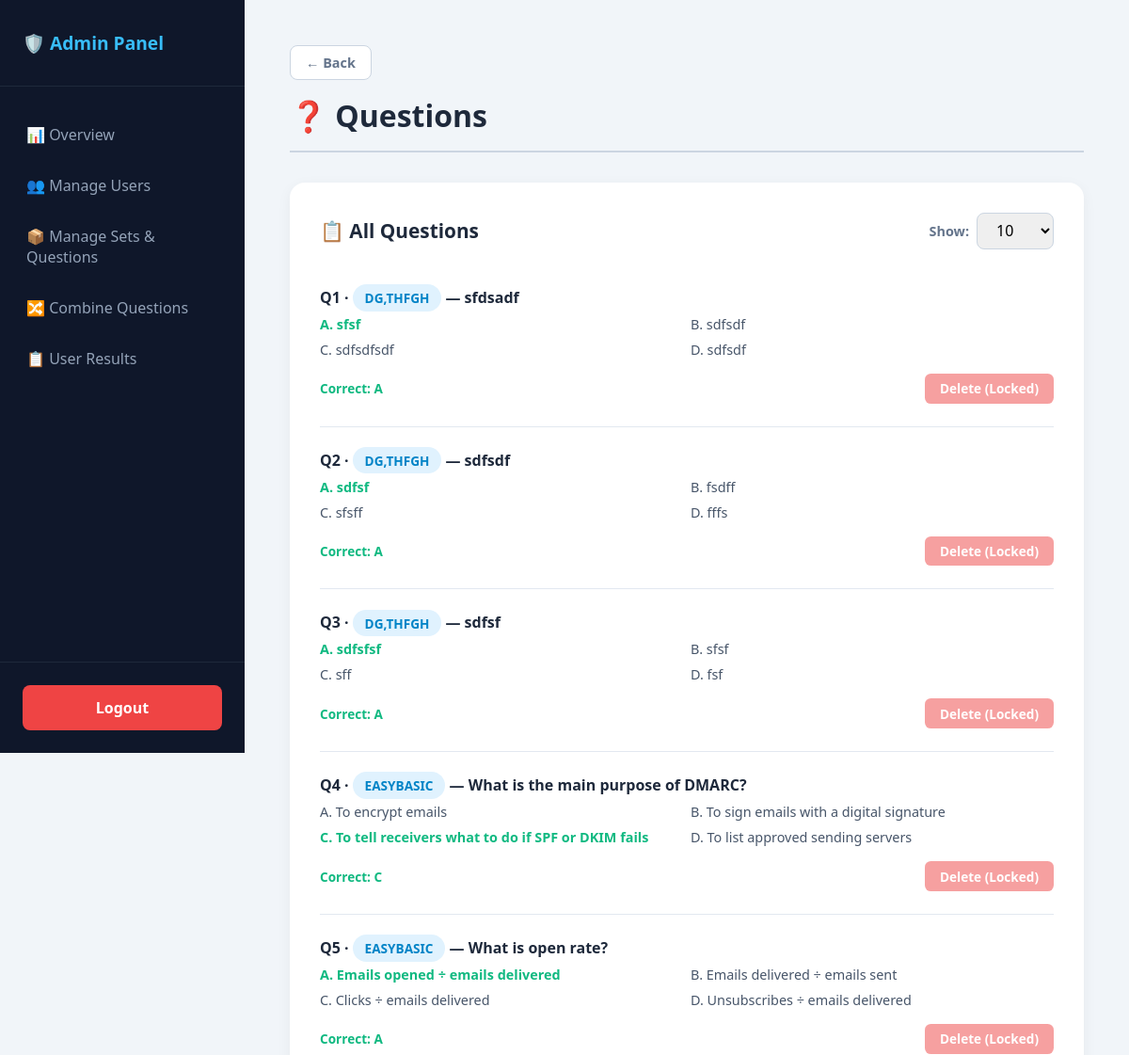
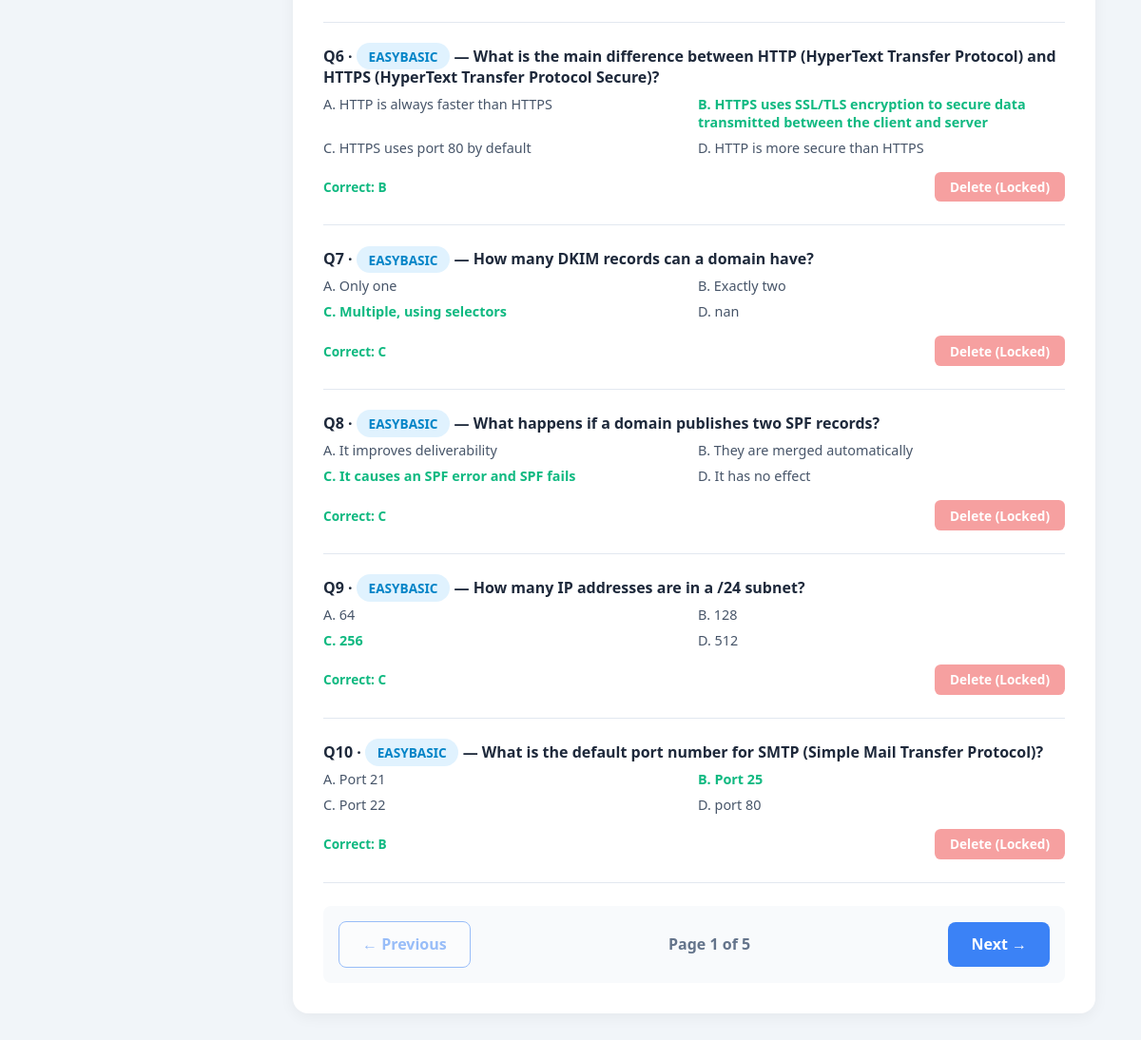
Screenshot of /admin/questions (signed in) with the database file from the repository (2 pictures, top to bottom).
### tables this page shows
CREATE TABLE questions (
            id INTEGER PRIMARY KEY AUTOINCREMENT,
            set_name TEXT NOT NULL,
            question TEXT NOT NULL,
            option_a TEXT NOT NULL,
            option_b TEXT NOT NULL,
            option_c TEXT NOT NULL,
            option_d TEXT NOT NULL,
            correct_option TEXT NOT NULL
        );

### app.py (the view)
@app.route("/admin/questions")
def admin_questions():
    if not session.get("is_admin"):
        return redirect(url_for("login"))
    filter_set = request.args.get("set", "").strip()
    conn = get_db()
    if filter_set:
        questions = conn.execute("""
            SELECT MIN(id) as id,
                   GROUP_CONCAT(DISTINCT set_name) as set_name,
                   question, option_a, option_b, option_c, option_d, correct_option
            FROM questions
            WHERE set_name = ?
            GROUP BY LOWER(TRIM(question))
            ORDER BY id
        """, (filter_set,)).fetchall()
    else:
        questions = conn.execute("""
            SELECT MIN(id) as id,
                   GROUP_CONCAT(DISTINCT set_name) as set_name,
                   question, option_a, option_b, option_c, option_d, correct_option
            FROM questions
            GROUP BY LOWER(TRIM(question))
            ORDER BY set_name, id
        """).fetchall()
    conn.close()
    return render_template("admin_questions.html", page="questions", questions=questions, sets=get_all_sets(), selected_set=filter_set)

### app.py (called while the page is built)
@app.context_processor
def inject_csrf_token():
    return dict(csrf_token=generate_csrf)

def get_db():
    conn = sqlite3.connect(DB_NAME)
    conn.row_factory = sqlite3.Row
    return conn

def get_all_sets():
    conn = get_db()
    rows = conn.execute("""
        SELECT s.name, s.description, s.question_count, s.duration_minutes,
               (SELECT COUNT(DISTINCT LOWER(TRIM(question))) FROM questions q WHERE q.set_name = s.name) AS qcount
        FROM sets s ORDER BY s.name
    """).fetchall()
    conn.close()
    return rows

@app.after_request
def add_security_headers(response):
    response.headers['X-Content-Type-Options'] = 'nosniff'
    response.headers['X-Frame-Options'] = 'DENY'
    response.headers['X-XSS-Protection'] = '1; mode=block'
    response.headers['Referrer-Policy'] = 'same-origin'
    return response

### templates/admin_questions.html (shortened to what this page needs)
{% extends "admin_base.html" %}
{% block content %}
<h1 class="page-title">❓ Questions {% if selected_set %}· Set {{ selected_set }}{% endif %}</h1>
<div class="card">
  <div style="display: flex; justify-content: space-between; align-items: center; margin-bottom: 1rem;">
    <h3 style="margin-bottom: 0;">📋 All Questions</h3>
    <div style="display: flex; align-items: center; gap: 0.5rem;">
      <label style="font-size: 0.9rem; color: #64748b; font-weight: 600;">Show:</label>
      <select id="pageSizeSelect" onchange="changePageSize()" style="width: auto; padding: 0.4rem 1rem; margin-bottom: 0; border-radius: 0.5rem; border: 1px solid #cbd5e1;">
        <option value="10" selected>10</option>
      </select>
    </div>
  </div>
  {% if questions %}
    {% for q in questions %}
    <div class="question-row" style="border-bottom: 1px solid #e2e8f0; padding: 1.5rem 0;">
      <div style="font-weight:600; color:#1e293b; margin-bottom:0.5rem;">
        Q{{ loop.index }} · <span class="badge" style="background:#e0f2fe; color:#0284c7;">{{ q.set_name }}</span> — {{ q.question }}
      </div>
      <div style="display:grid; grid-template-columns:1fr 1fr; gap:0.5rem; font-size:0.9rem; color:#475569; margin-bottom:1rem;">
        <div class="{{ 'correct-text' if q.correct_option == 'A' else '' }}">A. {{ q.option_a }}</div>
        <div class="{{ 'correct-text' if q.correct_option == 'B' else '' }}">B. {{ q.option_b }}</div>
        <div class="{{ 'correct-text' if q.correct_option == 'C' else '' }}">C. {{ q.option_c }}</div>
        <div class="{{ 'correct-text' if q.correct_option == 'D' else '' }}">D. {{ q.option_d }}</div>
      </div>
      <div style="display:flex; justify-content:space-between; align-items:center;">
        <span style="font-size:0.85rem; font-weight:600; color:#10b981;">Correct: {{ q.correct_option }}</span>
        <form method="POST" action="{{ url_for('delete_question', qid=q.id) }}" onsubmit="return confirm('Deletion is disabled to protect permanent data.');">
          <button type="submit" class="btn btn-danger btn-sm" disabled style="opacity: 0.5; cursor: not-allowed;">Delete (Locked)</button>
        </form>
      </div>
    </div>
    {% endfor %}
  {% else %}
    <p style="color:#64748b; text-align: center; padding: 3rem;">No questions in this set yet. Use the form above to add one!</p>
  {% endif %}
  <div id="pagination-controls" style="display: flex; justify-content: space-between; align-items: center; margin-top: 1.5rem; background: #f8fafc; padding: 1rem; border-radius: 0.5rem;">
    <button type="button" class="btn btn-outline" id="prevBtn" onclick="changePage(-1)">← Previous</button>
    <div style="font-weight: 600; color: #64748b;">Page <span id="pageNum">1</span> of <span id="totalPages">1</span></div>
    <button type="button" class="btn" id="nextBtn" onclick="changePage(1)">Next →</button>
  </div>
</div>
{% endblock %}

### templates/admin_base.html (shortened to what this page needs)
<!DOCTYPE html>
<html lang="en">
<head>
</head>
<body>
  <div class="sidebar">
    <h2>🛡️ Admin Panel</h2>
    <div class="nav-links">
      <a href="{{ url_for('admin_dashboard') }}" class="{{ 'active' if page == 'dashboard' else '' }}">📊 Overview</a>
      <a href="{{ url_for('admin_users') }}" class="{{ 'active' if page == 'users' else '' }}">👥 Manage Users</a>
      <a href="{{ url_for('admin_sets') }}" class="{{ 'active' if page == 'sets' else '' }}">📦 Manage Sets & Questions</a>
      <a href="{{ url_for('admin_combine_questions') }}" class="{{ 'active' if page == 'combine' else '' }}">🔀 Combine Questions</a>
      <a href="{{ url_for('admin_results') }}" class="{{ 'active' if page == 'results' else '' }}">📋 User Results</a>
    </div>
    <div class="logout-btn">
      <a href="{{ url_for('logout') }}">Logout</a>
    </div>
  </div>
  <div class="main-content">
    <div style="margin-bottom: 1rem;">
      <a href="{{ url_for('admin_sets') if page == 'questions' else url_for('admin_dashboard') }}"
         style="display:inline-block; padding: 0.5rem 1rem; background: white; color: #64748b; border: 1px solid #cbd5e1; border-radius: 0.5rem; text-decoration: none; font-size: 0.9rem; font-weight: 600; transition: 0.2s;"
         onmouseover="this.style.background='#f8fafc'"
         onmouseout="this.style.background='white'">
        ← Back
      </a>
    </div>
    {% block content %}{% endblock %}
  </div>
</body>
</html>

### templates/admin_base.html (style rules this page uses)
* { box-sizing: border-box; margin: 0; padding: 0; font-family: system-ui, sans-serif; }
body { display: flex; min-height: 100vh; background: #f1f5f9; }
.sidebar { width: 260px; background: #0f172a; color: white; display: flex; flex-direction: column; position: fixed; height: 100vh; }
.sidebar h2 { padding: 2rem 1.5rem; font-size: 1.2rem; border-bottom: 1px solid #1e293b; color: #38bdf8; }
.nav-links { flex: 1; padding: 1.5rem 0; }
.nav-links a { display: flex; align-items: center; gap: 0.8rem; padding: 1rem 1.5rem; color: #94a3b8; text-decoration: none; font-weight: 500; transition: 0.2s; border-left: 4px solid transparent; }
.logout-btn { padding: 1.5rem; border-top: 1px solid #1e293b; }
.logout-btn a { display: block; text-align: center; background: #ef4444; color: white; padding: 0.8rem; border-radius: 0.5rem; text-decoration: none; font-weight: 600; }
.main-content { margin-left: 260px; padding: 3rem; flex: 1; }
.page-title { font-size: 2rem; color: #1e293b; margin-bottom: 2rem; border-bottom: 2px solid #cbd5e1; padding-bottom: 1rem; }
.card { background: white; border-radius: 1rem; padding: 2rem; box-shadow: 0 4px 15px rgba(0,0,0,0.05); margin-bottom: 1.5rem; }
.card h3 { color: #1e293b; margin-bottom: 1.5rem; font-size: 1.3rem; }
.btn { background: #3b82f6; color: white; border: none; padding: 0.8rem 1.5rem; border-radius: 0.5rem; font-size: 1rem; font-weight: 600; cursor: pointer; text-decoration: none; display: inline-block; }
.btn-danger { background: #ef4444; }
.btn-outline { background: white; color: #3b82f6; border: 1.5px solid #3b82f6; }
.btn-sm { padding: 0.4rem 1rem; font-size: 0.85rem; border-radius: 0.4rem; }
input[type="text"], input[type="number"], select { width: 100%; padding: 0.8rem 1rem; margin-bottom: 1rem; border-radius: 0.5rem; border: 1px solid #cbd5e1; font-size: 1rem; }
.badge { background: #e0f2fe; color: #0284c7; padding: 0.3rem 0.8rem; border-radius: 1rem; font-size: 0.85rem; font-weight: 600; }

### templates/admin_questions.html (style rules this page uses)
.correct-text { color: #10b981 !important; font-weight: 700; }

### rows the page displays
questions: set_name "EASYBASIC", question "What is the main purpose of DMARC?", option_a "To encrypt emails", option_b "To sign emails with a digital signature", option_c "To tell receivers what to do if SPF or DKIM fails", option_d "To list approved sending servers", correct_option "C"
questions: set_name "EASYBASIC", question "What is open rate?", option_a "Emails opened ÷ emails delivered", option_b "Emails delivered ÷ emails sent", option_c "Clicks ÷ emails delivered", option_d "Unsubscribes ÷ emails delivered", correct_option "A"
questions: set_name "EASYBASIC", question "What is the main difference between HTTP (HyperText Transfer Protocol) and HTTPS (HyperText Transfer Protocol Secure)?", option_a "HTTP is always faster than HTTPS", option_b "HTTPS uses SSL/TLS encryption to secure data transmitted between the client and server", option_c "HTTPS uses port 80 by default", option_d "HTTP is more secure than HTTPS", correct_option "B"
questions: set_name "EASYBASIC", question "How many DKIM records can a domain have?", option_a "Only one", option_b "Exactly two", option_c "Multiple, using selectors", option_d "nan", correct_option "C"
questions: set_name "EASYBASIC", question "What happens if a domain publishes two SPF records?", option_a "It improves deliverability", option_b "They are merged automatically", option_c "It causes an SPF error and SPF fails", option_d "It has no effect", correct_option "C"
questions: set_name "EASYBASIC", question "How many IP addresses are in a /24 subnet?", option_a "64", option_b "128", option_c "256", option_d "512", correct_option "C"
questions: set_name "EASYBASIC", question "What is the default port number for SMTP (Simple Mail Transfer Protocol)?", option_a "Port 21", option_b "Port 25", option_c "Port 22", option_d "port 80", correct_option "B"

### other values shown
{{ q.set_name }} "DG,THFGH" "DG,THFGH" "DG,THFGH"
{{ q.question }} "sfdsadf" "sdfsdf" "sdfsf"
{{ q.option_a }} "sfsf" "sdfsf" "sdfsfsf"
{{ q.option_b }} "sdfsdf" "fsdff" "sfsf"
{{ q.option_c }} "sdfsdfsdf" "sfsff" "sff"
{{ q.option_d }} "sdfsdf" "fffs" "fsf"
{{ q.correct_option }} "A" "A" "A"
